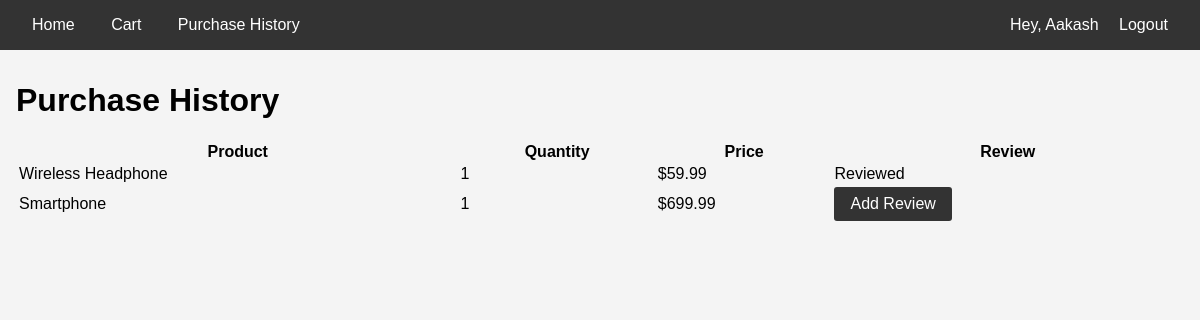
The app's page /products/purchase/ (signed in) with its own data.
### accounts/models.py (models this page shows, shortened)
class User(AbstractUser):
    is_admin = models.BooleanField(default=False)

### products/models.py (models this page shows, shortened)
class Purchase(models.Model):
    user = models.ForeignKey(User, on_delete=models.CASCADE)
    product = models.ForeignKey(Product, on_delete=models.CASCADE)
    quantity = models.PositiveIntegerField()
    price = models.DecimalField(max_digits=10, decimal_places=2)
    purchased_at = models.DateTimeField(auto_now_add=True)

class Product(models.Model):
    category = models.ForeignKey(Category, on_delete=models.CASCADE)
    name = models.CharField(max_length=255)
    description = models.TextField()
    price = models.DecimalField(max_digits=10, decimal_places=2)

### products/views.py (the view)
# urls.py: path('purchase/', views.purchase_history, name='purchase_history'),
def purchase_history(request):
    purchases = Purchase.objects.filter(user=request.user).select_related('product')
    reviewed_product_ids = set(
        Review.objects.filter(user=request.user).values_list('product_id', flat=True)
    )
    for purchase in purchases:
        purchase.already_reviewed = purchase.product.id in reviewed_product_ids
    return render(request, 'products/purchase_history.html', {
        'purchases': purchases,
    })

### templates/products/purchase_history.html
{% extends "base_user.html" %}
{% block content %}
<h1>Purchase History</h1>
{% if purchases %}
<table style="width: 100%;">
    <thead>
        <tr>
            <th>Product</th>
            <th>Quantity</th>
            <th>Price</th>
            <th>Review</th>
        </tr>
    </thead>
    <tbody>
        {% for purchase in purchases %}
        <tr>
            <td>{{ purchase.product.name }}</td>
            <td>{{ purchase.quantity }}</td>
            <td>${{ purchase.price }}</td>
            <td>
            {% if not purchase.already_reviewed %}
                <a href="{% url 'add_review' purchase.product.id %}" class="btn">Add Review</a>
            {% else %}
                Reviewed
            {% endif %}
            </td>
        </tr>
        {% endfor %}
    </tbody>
</table>
{% else %}
<p>You haven't made any purchases yet.</p>
{% endif %}
{% endblock %}

### templates/base_user.html (shortened to what this page needs)
<!DOCTYPE html>
<html lang="en">
<head>
</head>
<body>
    <nav class="navbar">
        <div>
            <a href="{% url 'product_list' %}">Home</a>
            <a href="{% url 'cart' %}">Cart</a>
            <a href="{% url 'purchase_history' %}">Purchase History</a>
        </div>
        <div>
            <span>Hey, {{ request.user.username }}</span>
            <a href="{% url 'logout' %}">Logout</a>
        </div>
    </nav>
    <div class="container">
        {% block content %}
        {% endblock %}
    </div>
</body>
</html>

### templates/base_user.html (style rules this page uses)
body { font-family: Arial, sans-serif; margin: 0; padding: 0; background-color: #f4f4f4; }
.navbar { background-color: #333; color: white; padding: 1rem; display: flex; justify-content: space-between; align-items: center; }
.navbar a { color: white; text-decoration: none; margin: 0 1rem; }
.container { max-width: 1200px; margin: 2rem auto; padding: 0 1rem; }
.btn { display: inline-block; background: #333; color: white; padding: 0.5rem 1rem; border: none; border-radius: 3px; cursor: pointer; text-decoration: none; }

### records on screen
User: user.username "Aakash"
Purchase: product.name "Wireless Headphone", quantity "1", price "59.99", shows "Reviewed"
Purchase: product.name "Smartphone", quantity "1", price "699.99", shows "Add Review"
